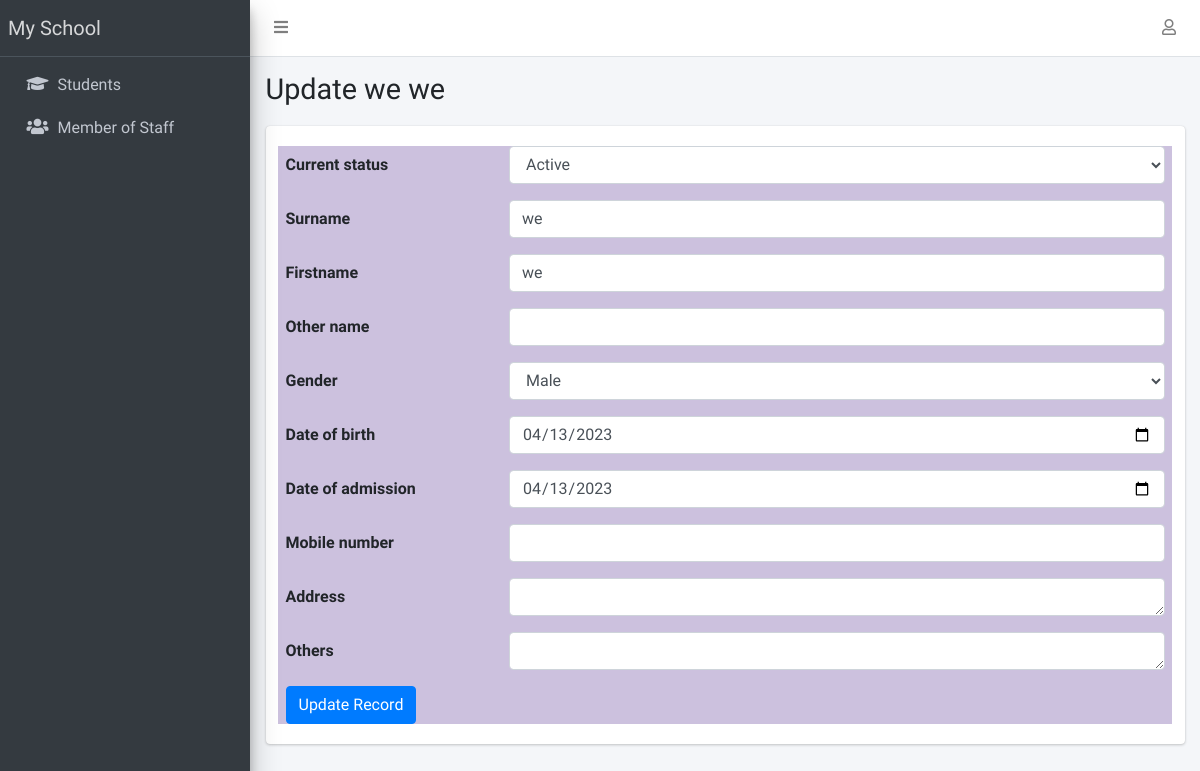
The page /staff/1/update/ on the database as committed earlier.
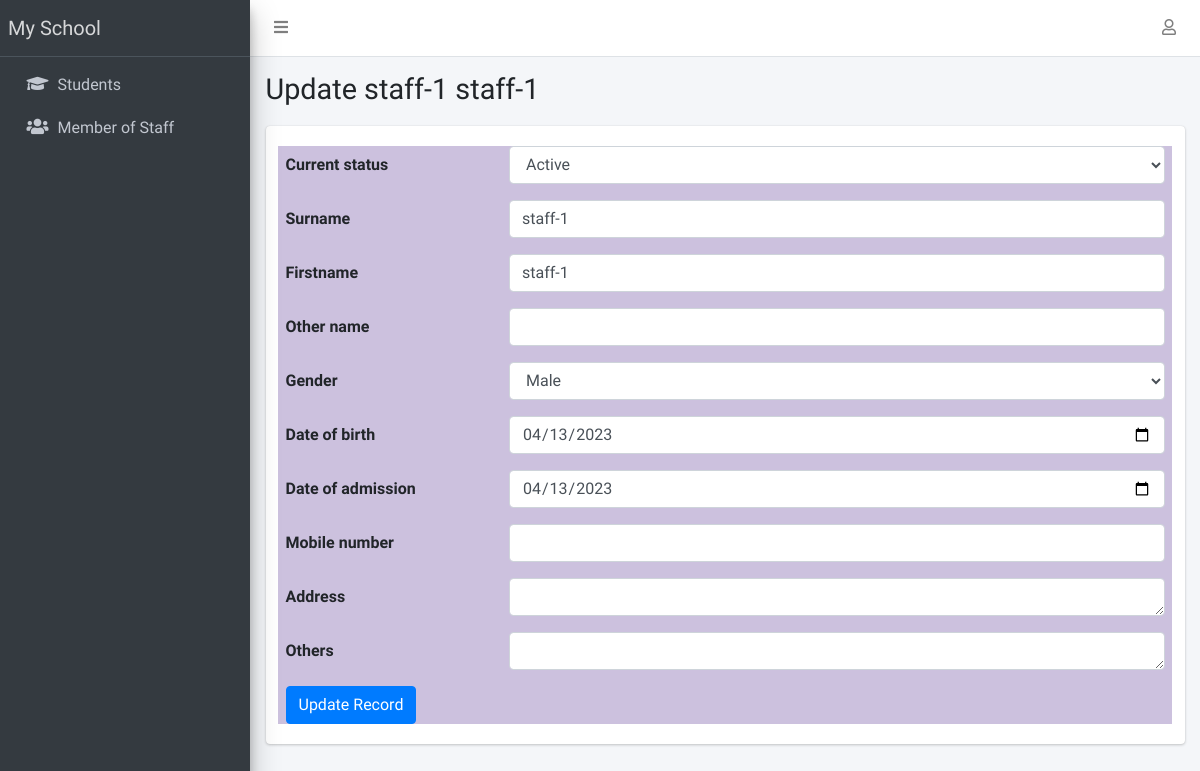
The same page on the database as committed later.
### apps/staffs/models.py (models this page shows, shortened)
class Staff(models.Model):
    STATUS = [("active", "Active"), ("inactive", "Inactive")]
    GENDER = [("male", "Male"), ("female", "Female")]
    current_status = models.CharField(max_length=10, choices=STATUS, default="active")
    surname = models.CharField(max_length=200)
    firstname = models.CharField(max_length=200)
    other_name = models.CharField(max_length=200, blank=True)
    gender = models.CharField(max_length=10, choices=GENDER, default="male")
    date_of_birth = models.DateField(default=timezone.now)
    date_of_admission = models.DateField(default=timezone.now)
    mobile_num_regex = RegexValidator(
        regex="^[0-9]{10,15}$", message="Entered mobile number isn't in a right format!"
    )
    mobile_number = models.CharField(
        validators=[mobile_num_regex], max_length=13, blank=True
    )
    address = models.TextField(blank=True)
    others = models.TextField(blank=True)
    def __str__(self):
        return f"{self.surname} {self.firstname} {self.other_name}"

### apps/staffs/views.py (the view)
# urls.py: path("<int:pk>/update/", StaffUpdateView.as_view(), name="staff-update"),
class StaffUpdateView(SuccessMessageMixin, UpdateView):
    model = Staff
    fields = "__all__"
    success_message = "Record successfully updated."
    def get_form(self):
        form = super(StaffUpdateView, self).get_form()
        form.fields["date_of_birth"].widget = widgets.DateInput(attrs={"type": "date"})
        form.fields["date_of_admission"].widget = widgets.DateInput(
            attrs={"type": "date"}
        )
        form.fields["address"].widget = widgets.Textarea(attrs={"rows": 1})
        form.fields["others"].widget = widgets.Textarea(attrs={"rows": 1})
        return form

### apps/corecode/context_processors.py (called while the page is built)
def site_defaults(request):
    current_session = AcademicSession.objects.get(current=True)
    current_term = AcademicTerm.objects.get(current=True)
    vals = SiteConfig.objects.all()
    contexts = {
        "current_session": current_session.name,
        "current_term": current_term.name,
    }
    for val in vals:
        contexts[val.key] = val.value
    return contexts

### apps/staffs/templates/staffs/staff_form.html (shortened to what this page needs)
{% extends 'base.html' %}
{% block title %}
  {% if object %}
    Update {{ object }}
  {% else %}
    Add new student
  {% endif %}
{% endblock title %}
{% block content %}
<form action="" method="POST">
  {% include 'corecode/form_snippet.html' %}
  {% if object %}
    <input type="submit" class="btn btn-primary" value="Update Record">
  {% else %}
    <input type="submit" class="btn btn-primary" value="Add new student">
  {% endif %}
</form>
{% endblock content %}

### apps/corecode/templates/corecode/form_snippet.html (shortened to what this page needs)
{% load widget_tweaks %}
{% for field in form %}
<div class="form-group row">
  <label class="col-sm-3 col-form-label" for="{{ field.auto_id }}">
    {{ field.label }}
  </label>
  <div class="col-sm-9">
    {{ field | add_class:"form-control"}}
  </div>
</div>
{% endfor %}

Rows that differ between the two databases and show on the page:
changed Staff "Active": surname+firstname+other_name "we we" → "staff-1 staff-1"; surname "we" → "staff-1"; firstname "we" → "staff-1"
